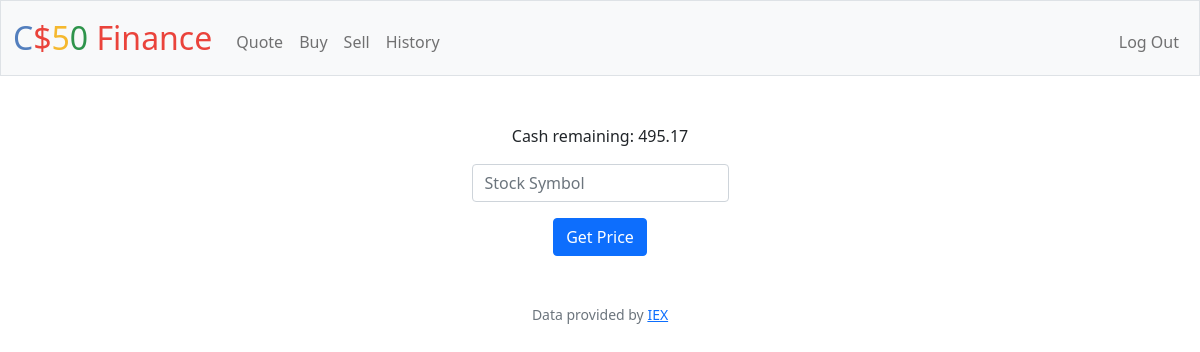
The page /buy (signed in) on the database as committed earlier.
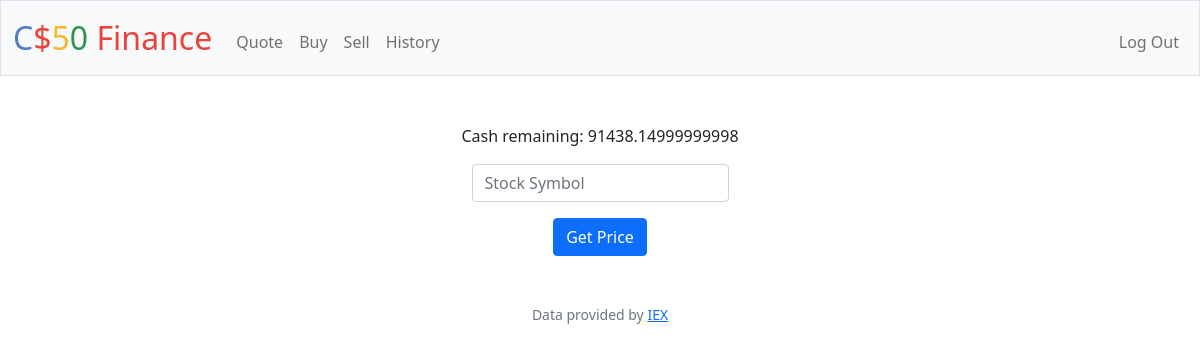
The same page on the database as committed later.
### tables this page shows
CREATE TABLE users (id INTEGER, username TEXT NOT NULL, hash TEXT NOT NULL, cash NUMERIC NOT NULL DEFAULT 10000.00, PRIMARY KEY(id));

### app.py (the view, shortened to what this page needs)
@app.route("/buy", methods=["GET", "POST"])
@login_required
def buy():
    id = session["user_id"]
    money = float(db.execute("SELECT cash FROM users WHERE id =?",id)[0]["cash"])
    if request.method == "GET":
        return render_template("buy.html", money = money)

### app.py (called while the page is built)
@app.after_request
def after_request(response):
    response.headers["Cache-Control"] = "no-cache, no-store, must-revalidate"
    response.headers["Expires"] = 0
    response.headers["Pragma"] = "no-cache"
    return response

### helpers.py (called while the page is built)
def login_required(f):
    @wraps(f)
    def decorated_function(*args, **kwargs):
        if session.get("user_id") is None:
            return redirect("/login")
        return f(*args, **kwargs)
    return decorated_function

### templates/buy.html (shortened to what this page needs)
{% extends "layout.html" %}
{% block main %}
    <form action="/buy" method="post">
        <div class = "container">Cash remaining: {{ money }}</div>
        <div class="mb-3 pt-3">
            <input autocomplete="off" autofocus class="form-control mx-auto w-auto" id="symbol" name="symbol" placeholder="Stock Symbol" type="text">
        </div>
        <button class="btn btn-primary" type="submit">Get Price</button>
    </form>
{% endblock %}

Rows that differ between the two databases and show on the page:
changed users: cash "495.17" → "91438.14999999998"
